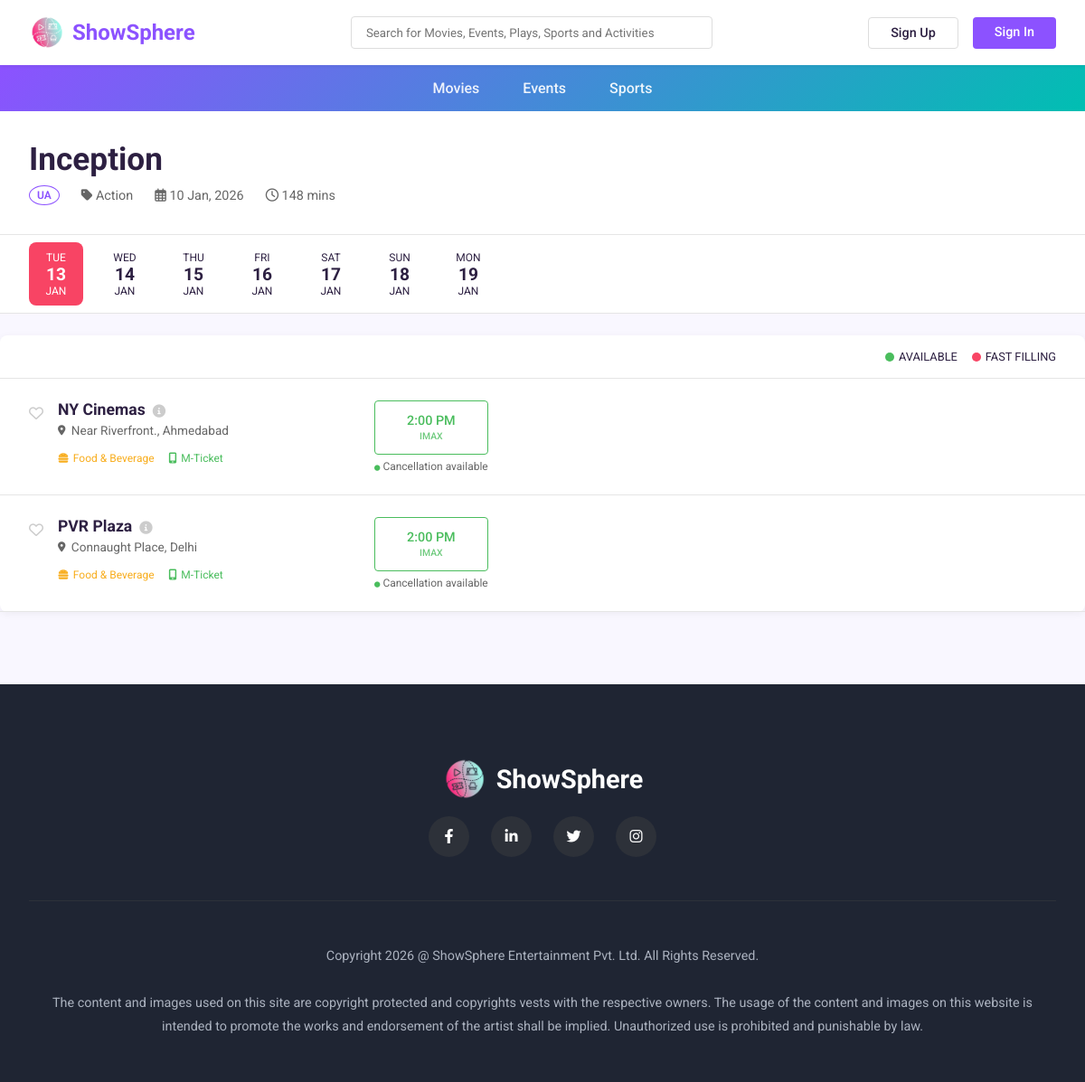
The app's page /movie/2/shows/ with its own data.
### booking/models.py (models this page shows, shortened)
class Movie(models.Model):
    STATUS_CHOICES = [
        ('pending', 'Pending Approval'),
        ('approved', 'Approved'),
        ('rejected', 'Rejected'),
    ]
    CERTIFICATION_CHOICES = [
        ('U', 'U - Universal'),
        ('UA', 'UA - Parental Guidance'),
        ('A', 'A - Adults Only'),
        ('S', 'S - Restricted'),
    ]
    theatre_owner = models.ForeignKey(TheatreOwnerProfile, on_delete=models.CASCADE, related_name='movies')
    title = models.CharField(max_length=200)
    description = models.TextField()
    genre = models.ForeignKey(Genre, on_delete=models.SET_NULL, null=True)
    language = models.ForeignKey(Language, on_delete=models.SET_NULL, null=True)
    duration = models.PositiveIntegerField(help_text='Duration in minutes')
    release_date = models.DateField()
    director = models.CharField(max_length=200, blank=True)
    cast = models.TextField(blank=True, help_text='Main cast members')
    certification = models.CharField(max_length=5, choices=CERTIFICATION_CHOICES, blank=True)
    poster = models.ImageField(upload_to='movie_posters/')
    trailer_url = models.URLField(blank=True, help_text='YouTube trailer URL')
    rating = models.DecimalField(max_digits=3, decimal_places=1, null=True, blank=True,
                                 validators=[MinValueValidator(0), MaxValueValidator(10)])
    status = models.CharField(max_length=20, choices=STATUS_CHOICES, default='approved')
    is_trending = models.BooleanField(default=False)
    created_at = models.DateTimeField(auto_now_add=True)
    updated_at = models.DateTimeField(auto_now=True)
    class Meta:
        ordering = ['-release_date']

class Genre(models.Model):
    name = models.CharField(max_length=50, unique=True)
    category = models.ForeignKey(Category, on_delete=models.CASCADE, related_name='genres')
    class Meta:
        ordering = ['name']

class Theatre(models.Model):
    owner = models.ForeignKey(TheatreOwnerProfile, on_delete=models.CASCADE, related_name='theatres')
    name = models.CharField(max_length=200, help_text='Theatre/Cinema name with location')
    city = models.ForeignKey(City, on_delete=models.CASCADE, related_name='theatres')
    address = models.TextField()
    total_screens = models.PositiveIntegerField()
    facilities = models.TextField(blank=True, help_text='Parking, Food Court, 3D, IMAX, etc.')
    is_active = models.BooleanField(default=True)
    created_at = models.DateTimeField(auto_now_add=True)
    class Meta:
        ordering = ['name']

class City(models.Model):
    name = models.CharField(max_length=100, unique=True)
    state = models.ForeignKey(State, on_delete=models.CASCADE, related_name='cities')
    is_active = models.BooleanField(default=True)
    class Meta:
        verbose_name_plural = 'Cities'
        ordering = ['name']

class Show(models.Model):
    SHOW_TYPE_CHOICES = [
        ('event', 'Event Show'),
        ('movie', 'Movie Show'),
    ]
    show_type = models.CharField(max_length=10, choices=SHOW_TYPE_CHOICES)
    event = models.ForeignKey(Event, on_delete=models.CASCADE, null=True, blank=True, related_name='shows')
    venue = models.ForeignKey(Venue, on_delete=models.CASCADE, null=True, blank=True, related_name='shows')
    movie = models.ForeignKey(Movie, on_delete=models.CASCADE, null=True, blank=True, related_name='shows')
    screen = models.ForeignKey(Screen, on_delete=models.CASCADE, null=True, blank=True, related_name='shows')
    show_date = models.DateField()
    show_time = models.TimeField()
    end_time = models.TimeField()
    base_price = models.DecimalField(max_digits=10, decimal_places=2, help_text='Starting price')
    SHOW_FORMAT_CHOICES = [
        ('2D', '2D'),
        ('3D', '3D'),
        ('IMAX', 'IMAX'),
        ('4DX', '4DX'),
        ('IMAX_3D', 'IMAX 3D'),
        ('DOLBY_ATMOS', 'Dolby Atmos'),
        ('SCREEN_X', 'ScreenX'),
    ]
    show_format = models.CharField(
        max_length=20,
        choices=SHOW_FORMAT_CHOICES,
        default='2D',
        help_text='Format for this specific show'
    )
    is_active = models.BooleanField(default=True)
    created_at = models.DateTimeField(auto_now_add=True)
    class Meta:
        ordering = ['show_date', 'show_time']

### booking/views.py (the view)
# urls.py: path('movie/<int:movie_id>/shows/', views.movie_shows, name='movie_shows'),
def movie_shows(request, movie_id):
    movie = get_object_or_404(Movie, id=movie_id, status='approved')
    from datetime import datetime, timedelta
    selected_date_str = request.GET.get('date')
    if selected_date_str:
        try:
            selected_date = datetime.strptime(selected_date_str, '%Y-%m-%d').date()
        except ValueError:
            selected_date = timezone.now().date()
    else:
        selected_date = timezone.now().date()
    date_options = []
    for i in range(7):
        date = timezone.now().date() + timedelta(days=i)
        date_options.append(date)
    shows = Show.objects.filter(
        movie=movie,
        show_date=selected_date,
        is_active=True
    ).select_related('screen__theatre').order_by('screen__theatre', 'show_time')
    from collections import defaultdict
    theatres_with_shows = defaultdict(list)
    for show in shows:
        theatres_with_shows[show.screen.theatre].append(show)
    context = {
        'movie': movie,
        'theatres_with_shows': dict(theatres_with_shows),
        'selected_date': selected_date,
        'date_options': date_options,
    }
    return render(request, 'movie_shows.html', context)

### templates/movie_shows.html (shortened to what this page needs)
{% load static %}
<!DOCTYPE html>
<html lang="en">
<head>
    <link rel="stylesheet" href="https://cdnjs.cloudflare.com/ajax/libs/font-awesome/6.0.0/css/all.min.css">
</head>
<body>
    <header class="header">
        <a href="{% url 'booking:home' %}" class="logo">
            <img src="{% static 'css/showspere.png' %}" alt="Logo" width="40" height="40">
            <span>ShowSphere</span>
        </a>
        <div class="search-bar">
            <form action="{% url 'booking:search' %}" method="get">
                <input type="text" name="q" placeholder="Search for Movies, Events, Plays, Sports and Activities"
                    value="{{ request.GET.q }}">
            </form>
        </div>
        <div class="auth-buttons">
            {% if user.is_authenticated %}
            {% if user.role == 'customer' %}
            <a href="{% url 'booking:customer_dashboard' %}" class="btn btn-outline">Profile</a>
            {% elif user.role == 'organizer' %}
            <a href="{% url 'booking:organizer_dashboard' %}" class="btn btn-outline">Dashboard</a>
            {% elif user.role == 'theatre_owner' %}
            <a href="{% url 'booking:theatre_dashboard' %}" class="btn btn-outline">Dashboard</a>
            {% elif user.role == 'admin' %}
            <a href="{% url 'booking:admin_dashboard' %}" class="btn btn-outline">Admin</a>
            {% endif %}
            <a href="{% url 'booking:logout' %}" class="btn btn-primary">Logout</a>
            {% else %}
            <a href="{% url 'booking:customer_register' %}" class="btn btn-outline">Sign Up</a>
            <a href="{% url 'booking:login' %}" class="btn btn-primary">Sign In</a>
            {% endif %}
        </div>
    </header>
    <nav class="nav-bar">
        <ul class="nav-links">
            <li><a href="{% url 'booking:browse' %}">Movies</a></li>
            <li><a href="{% url 'booking:browse' %}?category=events">Events</a></li>
            <li><a href="{% url 'booking:browse' %}?category=sports">Sports</a></li>
        </ul>
    </nav>
    <section class="movie-header">
        <h1>{{ movie.title }}</h1>
        <div class="movie-meta">
            <span class="certification">{{ movie.certification }}</span>
            <span><i class="fas fa-tag"></i> {{ movie.genre.name }}</span>
            <span><i class="far fa-calendar-alt"></i> {{ movie.release_date|date:"d M, Y" }}</span>
            <span><i class="far fa-clock"></i> {{ movie.duration }} mins</span>
        </div>
    </section>
    <section class="date-selector-container">
        {% for date in date_options %}
        <a href="?date={{ date|date:'Y-m-d' }}" class="date-item {% if date == selected_date %}active{% endif %}">
            <span class="day">{{ date|date:"D" }}</span>
            <span class="date-num">{{ date|date:"d" }}</span>
            <span class="month">{{ date|date:"M" }}</span>
        </a>
        {% endfor %}
    </section>
    <main class="main-content">
        <div
            style="padding: 1rem 2rem; border-bottom: 1px solid var(--border-color); display: flex; justify-content: flex-end; align-items: center; gap: 1rem; font-size: 0.8rem;">
            <div style="display: flex; align-items: center; gap: 5px;"><span
                    style="width: 10px; height: 10px; border-radius: 50%; background: #4ABD5D;"></span> AVAILABLE</div>
            <div style="display: flex; align-items: center; gap: 5px;"><span
                    style="width: 10px; height: 10px; border-radius: 50%; background: #F84464;"></span> FAST FILLING
            </div>
        </div>
        {% if theatres_with_shows %}
        {% for theatre, shows in theatres_with_shows.items %}
        <div class="theatre-card">
            <div class="theatre-info">
                <i class="far fa-heart heart"></i>
                <div class="theatre-details">
                    <div style="display: flex; align-items: center; gap: 0.5rem;">
                        <h3>{{ theatre.name }}</h3>
                        <i class="fas fa-info-circle" style="color: #ccc; font-size: 0.9rem;"></i>
                    </div>
                    <div class="location">
                        <i class="fas fa-map-marker-alt" style="font-size: 0.7rem;"></i>
                        {{ theatre.address }}, {{ theatre.city.name }}
                    </div>
                    <div class="theatre-amenities">
                        <div class="amenity"><i class="fas fa-hamburger"></i> Food & Beverage</div>
                        <div class="amenity m-ticket"><i class="fas fa-mobile-alt"></i> M-Ticket</div>
                    </div>
                </div>
            </div>
            <div class="shows-grid">
                {% for show in shows %}
                <div class="show-box">
                    <a href="{% url 'booking:seat_selection' show.id %}" class="show-time">
                        {{ show.show_time|time:"g:i A" }}
                        <span class="show-format">{{ show.show_format }}</span>
                    </a>
                    <div class="cancellation-label">
                        <i class="fas fa-circle" style="font-size: 0.4rem; color: #4ABD5D;"></i> Cancellation available
                    </div>
                </div>
                {% endfor %}
            </div>
        </div>
        {% endfor %}
        {% else %}
        <div style="padding: 5rem; text-align: center; color: var(--text-light);">
            <i class="fas fa-calendar-times" style="font-size: 4rem; margin-bottom: 1rem; opacity: 0.2;"></i>
            <p>No shows available for this date. Please try another date.</p>
        </div>
        {% endif %}
    </main>
    <footer class="footer">
        <div class="footer-content">
            <div class="footer-logo">
                <img src="{% static 'css/showspere.png' %}" alt="ShowSphere Logo" width="50" height="50"
                    fetchpriority="high" loading="eager">
                ShowSphere
            </div>
            <div class="social-links">
                <a href="https://www.facebook.com" target="_blank" class="social-circle"><i
                        class="fab fa-facebook-f"></i></a>
                <a href="https://www.linkedin.com" target="_blank" class="social-circle"><i
                        class="fab fa-linkedin-in"></i></a>
                <a href="https://www.twitter.com" target="_blank" class="social-circle"><i
                        class="fab fa-twitter"></i></a>
                <a href="https://www.instagram.com" target="_blank" class="social-circle"><i
                        class="fab fa-instagram"></i></a>
            </div>
            <p class="footer-text">
                Copyright {% now "Y" %} @ ShowSphere Entertainment Pvt. Ltd. All Rights Reserved.
                <br><br>
                The content and images used on this site are copyright protected and copyrights vests with the
                respective owners. The usage of the content and images on this website is intended to promote the works
                and endorsement of the artist shall be implied. Unauthorized use is prohibited and punishable by law.
            </p>
        </div>
    </footer>
</body>
</html>

### records on screen
Movie: title "Inception", certification "UA", genre.name "Action", release_date "10 Jan, 2026", duration "148"
Theatre: name "NY Cinemas", address "Near Riverfront.", city.name "Ahmedabad"
Show: show_time "2:00 PM", show_format "IMAX"
Theatre: name "PVR Plaza", address "Connaught Place", city.name "Delhi"
Show: show_time "2:00 PM", show_format "IMAX"

### other values on screen
{{ date|date:"D" }} "TUE" "WED" "THU" "FRI" "SAT" "SUN" "MON"
{{ date|date:"d" }} "13" "14" "15" "16" "17" "18" "19"
{{ date|date:"M" }} "JAN" "JAN" "JAN" "JAN" "JAN" "JAN" "JAN"
